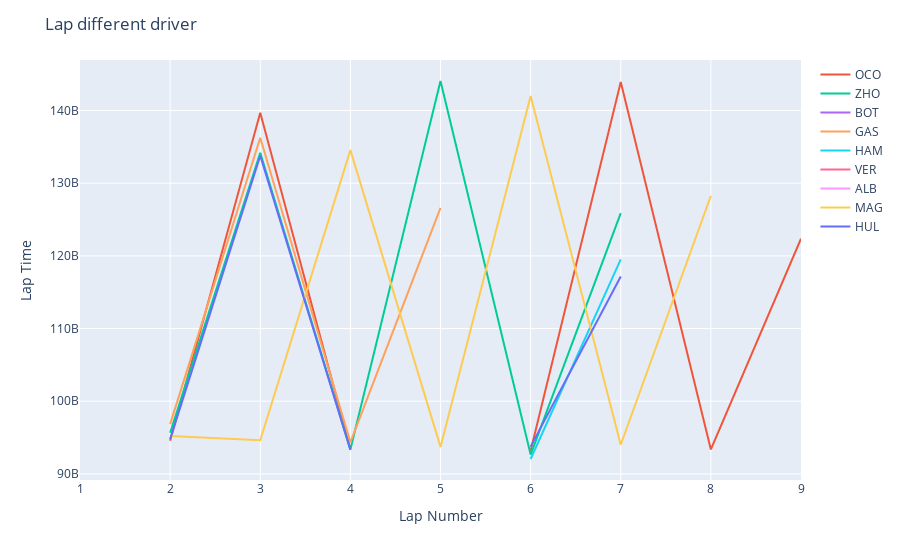

The notebook cell this image was saved under:
### Code cell
import plotly.express as px

# Plot con Plotly Express
fig = px.line()
min_mean_columns = column_means.nlargest(10).index
# Aggiungere tracciati al grafico
for driver in min_mean_columns:
    fig.add_scatter(x=race.laps[race.laps.Driver == driver][race.laps.Stint == 1]['LapNumber'], y=race.laps[race.laps.Driver == driver][race.laps.Stint == 1]['LapTime'], mode='lines', name=driver)

# Aggiungere titolo e label agli assi
fig.update_layout(title='Lap different driver', xaxis_title='Lap Number', yaxis_title='Lap Time')

# Mostrare il grafico
fig.show()

### Figure 1 — Plotly figure (JSON) as saved in the notebook; plotly's stock layout.template omitted (floating-point values rounded to 4 significant figures)
{"data": [{"hovertemplate": "<extra></extra>", "legendgroup": "", "line": {"color": "#636efa", "dash": "solid"}, "marker": {"symbol": "circle"}, "mode": "lines", "name": "", "orientation": "v", "showlegend": false, "type": "scatter", "xaxis": "x", "yaxis": "y"}, {"mode": "lines", "name": "OCO", "type": "scatter", "x": [1, 2, 3, 4, 5, 6, 7, 8, 9], "y": [null, 94572000000, 139689000000, 93435000000, null, 93191000000, 143936000000, 93368000000, 122364000000]}, {"mode": "lines", "name": "ZHO", "type": "scatter", "x": [1, 2, 3, 4, 5, 6, 7], "y": [null, 95652000000, 134183000000, 93370000000, 144067000000, 92656000000, 125889000000]}, {"mode": "lines", "name": "BOT", "type": "scatter", "x": [1], "y": [null]}, {"mode": "lines", "name": "GAS", "type": "scatter", "x": [1, 2, 3, 4, 5], "y": [null, 96842000000, 136264000000, 94341000000, 126615000000]}, {"mode": "lines", "name": "HAM", "type": "scatter", "x": [1, 2, 3, 4, 5, 6, 7], "y": [null, 92945000000, null, 92406000000, null, 92048000000, 119524000000]}, {"mode": "lines", "name": "VER", "type": "scatter", "x": [1], "y": [null]}, {"mode": "lines", "name": "RIC", "type": "scatter", "x": [], "y": []}, {"mode": "lines", "name": "ALB", "type": "scatter", "x": [1], "y": [null]}, {"mode": "lines", "name": "MAG", "type": "scatter", "x": [1, 2, 3, 4, 5, 6, 7, 8], "y": [null, 95229000000, 94618000000, 134554000000, 93713000000, 142017000000, 94010000000, 128280000000]}, {"mode": "lines", "name": "HUL", "type": "scatter", "x": [1, 2, 3, 4, 5, 6, 7], "y": [null, 94782000000, 133777000000, 93301000000, null, 93755000000, 117171000000]}], "layout": {"legend": {"tracegroupgap": 0}, "margin": {"t": 60}, "title": {"text": "Lap different driver"}, "xaxis": {"anchor": "y", "domain": [0, 1], "title": {"text": "Lap Number"}}, "yaxis": {"anchor": "x", "domain": [0, 1], "title": {"text": "Lap Time"}}}}
